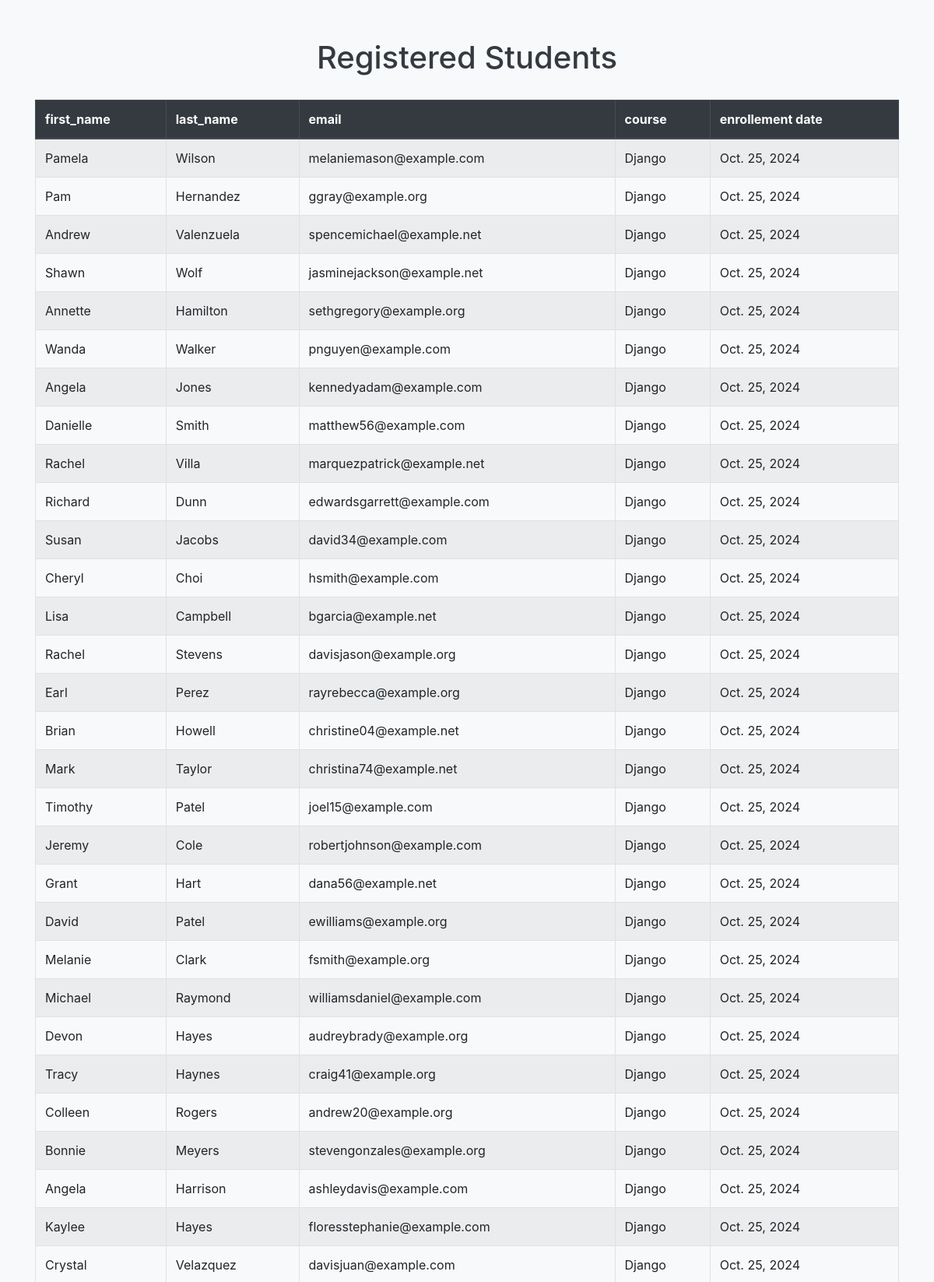
The app's page /student_table/ (upper part) with its own data.
### myDjangoProject_app1/models.py (models this page shows)
class Student(models.Model):
    first_name= models.CharField(max_length=30)        #cerating field(columns)
    last_name=models.CharField(max_length=30)
    email=models.EmailField(unique=True)
    course_name=models.CharField(default="Django",max_length=50)
    enrollment_date=models.DateField(auto_now_add=True)

### myDjangoProject_app1/views.py (the view)
# urls.py: path('student_table/',views.student_table,name='student_table')
def student_table(request):
    students = Student.objects.all()
    return render(request,'myDjangoProject_app1/student_table.html',{'students':students})

### templates/myDjangoProject_app1/student_table.html (shortened to what this page needs)
<!doctype html>
<html lang="en">
  <head>
    <link rel="stylesheet" href="https://cdn.jsdelivr.net/npm/bootstrap@4.6.2/dist/css/bootstrap.min.css">
  </head>
  <body>
    <div class="container">
     <h1>Registered Students</h1>
      <table class="table table-bordered table-hover table-striped">
      <thead class="thead-dark">
          <tr>
            <th scope="col">first_name</th>
            <th scope="col">last_name</th>
           <th scope="col">email</th>
            <th scope="col">course</th>
             <th scope="col">enrollement date</th>
          </tr>
      </thead>
        <tbody>
        {% for student in students %}
        <tr>
          <td>{{ student.first_name }}</td>
          <td>{{ student.last_name }}</td>
          <td>{{ student.email}}</td>
          <td>{{student.course_name}}</td>
          <td>{{student.enrollment_date}}</td>
        </tr>
        {% empty %}
        <tr>
          <td colspan="5" class="text-container">No students registered yet</td>
        </tr>
        {% endfor %}
        </tbody>
      </table>
    </div>
  </body>
</html>

### templates/myDjangoProject_app1/student_table.html (style rules this page uses)
body { background-color:#f8f9fa; }
.container { margin-top: 50px; }
h1 { text-align:center; margin-bottom:30px; color:#343a40; }

### records on screen
Student: first_name "Pamela", last_name "Wilson", email "melaniemason@example.com", course_name "Django", enrollment_date "Oct. 25, 2024"
Student: first_name "Pam", last_name "Hernandez", email "ggray@example.org", course_name "Django", enrollment_date "Oct. 25, 2024"
Student: first_name "Andrew", last_name "Valenzuela", email "spencemichael@example.net", course_name "Django", enrollment_date "Oct. 25, 2024"
Student: first_name "Shawn", last_name "Wolf", email "jasminejackson@example.net", course_name "Django", enrollment_date "Oct. 25, 2024"
Student: first_name "Annette", last_name "Hamilton", email "sethgregory@example.org", course_name "Django", enrollment_date "Oct. 25, 2024"
Student: first_name "Wanda", last_name "Walker", email "pnguyen@example.com", course_name "Django", enrollment_date "Oct. 25, 2024"
Student: first_name "Angela", last_name "Jones", email "kennedyadam@example.com", course_name "Django", enrollment_date "Oct. 25, 2024"
Student: first_name "Danielle", last_name "Smith", email "matthew56@example.com", course_name "Django", enrollment_date "Oct. 25, 2024"
Student: first_name "Rachel", last_name "Villa", email "marquezpatrick@example.net", course_name "Django", enrollment_date "Oct. 25, 2024"
Student: first_name "Richard", last_name "Dunn", email "edwardsgarrett@example.com", course_name "Django", enrollment_date "Oct. 25, 2024"
Student: first_name "Susan", last_name "Jacobs", email "david34@example.com", course_name "Django", enrollment_date "Oct. 25, 2024"
Student: first_name "Cheryl", last_name "Choi", email "hsmith@example.com", course_name "Django", enrollment_date "Oct. 25, 2024"
Student: first_name "Lisa", last_name "Campbell", email "bgarcia@example.net", course_name "Django", enrollment_date "Oct. 25, 2024"
Student: first_name "Rachel", last_name "Stevens", email "davisjason@example.org", course_name "Django", enrollment_date "Oct. 25, 2024"
Student: first_name "Earl", last_name "Perez", email "rayrebecca@example.org", course_name "Django", enrollment_date "Oct. 25, 2024"
Student: first_name "Brian", last_name "Howell", email "christine04@example.net", course_name "Django", enrollment_date "Oct. 25, 2024"
Student: first_name "Mark", last_name "Taylor", email "christina74@example.net", course_name "Django", enrollment_date "Oct. 25, 2024"
Student: first_name "Timothy", last_name "Patel", email "joel15@example.com", course_name "Django", enrollment_date "Oct. 25, 2024"
Student: first_name "Jeremy", last_name "Cole", email "robertjohnson@example.com", course_name "Django", enrollment_date "Oct. 25, 2024"
Student: first_name "Grant", last_name "Hart", email "dana56@example.net", course_name "Django", enrollment_date "Oct. 25, 2024"
Student: first_name "David", last_name "Patel", email "ewilliams@example.org", course_name "Django", enrollment_date "Oct. 25, 2024"
Student: first_name "Melanie", last_name "Clark", email "fsmith@example.org", course_name "Django", enrollment_date "Oct. 25, 2024"
Student: first_name "Michael", last_name "Raymond", email "williamsdaniel@example.com", course_name "Django", enrollment_date "Oct. 25, 2024"
Student: first_name "Devon", last_name "Hayes", email "audreybrady@example.org", course_name "Django", enrollment_date "Oct. 25, 2024"
Student: first_name "Tracy", last_name "Haynes", email "craig41@example.org", course_name "Django", enrollment_date "Oct. 25, 2024"
Student: first_name "Colleen", last_name "Rogers", email "andrew20@example.org", course_name "Django", enrollment_date "Oct. 25, 2024"
Student: first_name "Bonnie", last_name "Meyers", email "stevengonzales@example.org", course_name "Django", enrollment_date "Oct. 25, 2024"
Student: first_name "Angela", last_name "Harrison", email "ashleydavis@example.com", course_name "Django", enrollment_date "Oct. 25, 2024"
Student: first_name "Kaylee", last_name "Hayes", email "floresstephanie@example.com", course_name "Django", enrollment_date "Oct. 25, 2024"
Student: first_name "Crystal", last_name "Velazquez", email "davisjuan@example.com", course_name "Django", enrollment_date "Oct. 25, 2024"
